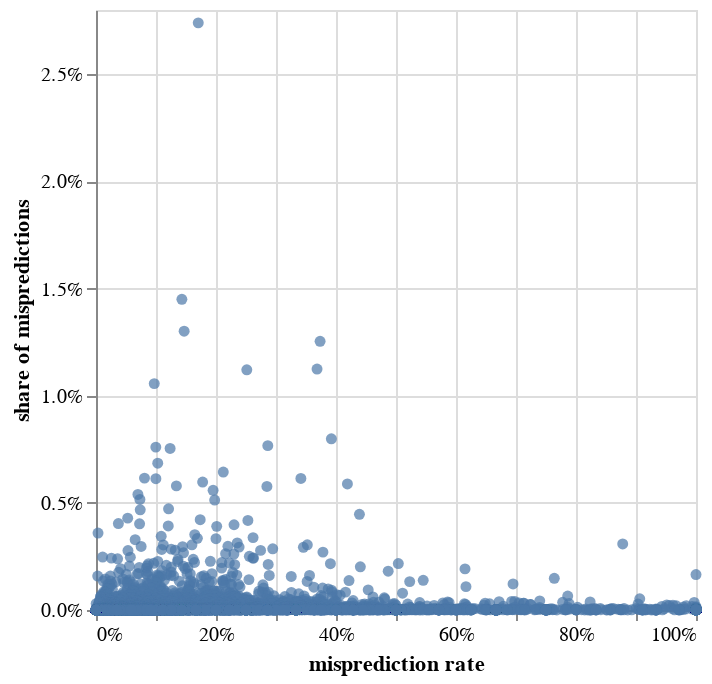

Source (notebook cell):
### Code cell
alt.Chart(df_mp).mark_circle().encode(
    alt.X("misprediction rate:Q"),
    alt.Y('share of mispredictions:Q'),
).configure(
    numberFormat='%'
)

### Figure 1 — Vega specification as saved in the notebook (floating-point values rounded to 4 significant figures; data arrays with more than 128 entries replaced by an {"elided": "..."} marker saying what was removed)
{"$schema": "https://vega.github.io/schema/vega/v5.json", "data": [{"name": "source_0", "values": {"elided": "29231 records"}}, {"name": "source_0_x_domain_misprediction rate", "values": [{"min": 0.0, "max": 1.0}]}, {"name": "source_0_y_domain_share of mispredictions", "values": [{"min": 0.0, "max": 0.0274}]}], "marks": [{"type": "symbol", "name": "marks", "from": {"data": "source_0"}, "encode": {"update": {"fill": {"value": "#4c78a8"}, "x": {"field": "misprediction rate", "scale": "x"}, "opacity": {"value": 0.7}, "y": {"field": "share of mispredictions", "scale": "y"}, "description": {"signal": "\"misprediction rate: \" + (format(datum[\"misprediction rate\"], \"%\")) + \"; share of mispredictions: \" + (format(datum[\"share of mispredictions\"], \"%\"))"}, "shape": {"value": "circle"}, "ariaRoleDescription": {"value": "circle"}}}, "style": ["circle"]}], "scales": [{"name": "x", "type": "linear", "domain": [{"signal": "(data(\"source_0_x_domain_misprediction rate\")[0] || {}).min"}, {"signal": "(data(\"source_0_x_domain_misprediction rate\")[0] || {}).max"}], "range": [0, {"signal": "width"}], "zero": true, "nice": true}, {"name": "y", "type": "linear", "domain": [{"signal": "(data(\"source_0_y_domain_share of mispredictions\")[0] || {}).min"}, {"signal": "(data(\"source_0_y_domain_share of mispredictions\")[0] || {}).max"}], "range": [{"signal": "height"}, 0], "zero": true, "nice": true}], "axes": [{"scale": "x", "gridScale": "y", "labels": false, "ticks": false, "zindex": 0, "maxExtent": 0, "grid": true, "aria": false, "domain": false, "orient": "bottom", "minExtent": 0, "tickCount": {"signal": "ceil(width/40)"}}, {"scale": "y", "gridScale": "x", "maxExtent": 0, "aria": false, "grid": true, "minExtent": 0, "zindex": 0, "orient": "left", "domain": false, "tickCount": {"signal": "ceil(height/40)"}, "labels": false, "ticks": false}, {"scale": "x", "tickCount": {"signal": "ceil(width/40)"}, "zindex": 0, "labelOverlap": true, "orient": "bottom", "title": "misprediction rate", "grid": false, "format": "%", "labelFlush": true}, {"scale": "y", "zindex": 0, "grid": false, "title": "share of mispredictions", "labelOverlap": true, "orient": "left", "tickCount": {"signal": "ceil(height/40)"}, "format": "%"}], "height": 300, "background": "white", "style": "cell", "padding": 5, "width": 300}
